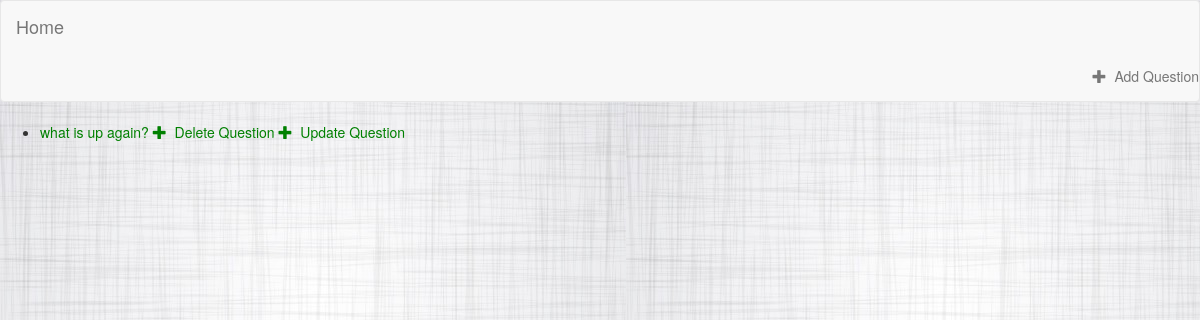
The page /polls/ on the database as committed earlier.
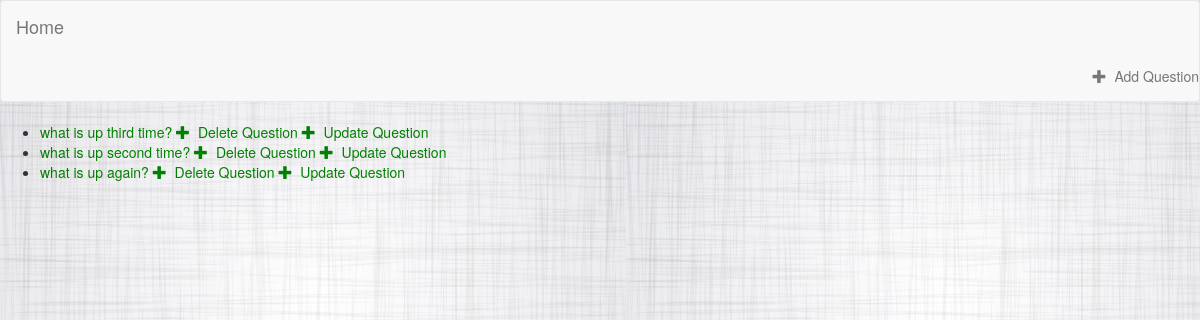
The same page on the database as committed later.
### polls/models.py (models this page shows, shortened)
class Question(models.Model):
	question_text=models.CharField(max_length=200)
	pub_date=models.DateTimeField('date published')

### polls/views.py (the view)
class IndexView(generic.ListView):
	template_name='polls/index.html'
	context_object_name='latest_question_list'
	def get_queryset(self):
		return Question.objects.filter( pub_date__lte=timezone.now() ).order_by('-pub_date')[:5]

### polls/templates/polls/index.html
{%load static%}
<link rel="stylesheet" type="text/css" href="{% static "polls/style.css" %}"/>
<link rel="stylesheet" href="https://maxcdn.bootstrapcdn.com/bootstrap/3.3.7/css/bootstrap.min.css">
<nav class="navbar navbar-default">
	<div class="container-fluid">
		<div class="navbar-header">
			<a class="navbar-brand" href="{% url "polls:index" %}">Home</a>
		</div>
	</div>
	<ul class="nav navbar-nav navbar-right">
		<li>
			<a href="{% url 'polls:question-add' %}">
				<span class="glyphicon glyphicon-plus" aria-hidden="true"></span>&nbsp; Add Question
			</a>
		</li>
	</ul>
</nav>
{%if latest_question_list %}
	<ul>
		{%for question in latest_question_list%}
		<li>
			<a href={% url 'polls:detail' question.id%}>{{question.question_text}}</a>
			<a href={% url 'polls:mydel' question.id %}>
					<span class="glyphicon glyphicon-plus" aria-hidden="true"></span>&nbsp; Delete Question</a>
			<a href="{% url 'polls:question-update' question.id %}">
					<span class="glyphicon glyphicon-plus" aria-hidden="true"></span>&nbsp; Update Question</a>
		</li>
		{%endfor%}
	</ul>
{%else%}
	<h1>No polls are available.</h1>
{%endif%}

Rows that differ between the two databases and show on the page:
added Question: question_text "what is up third time?"
added Question: question_text "what is up second time?"
